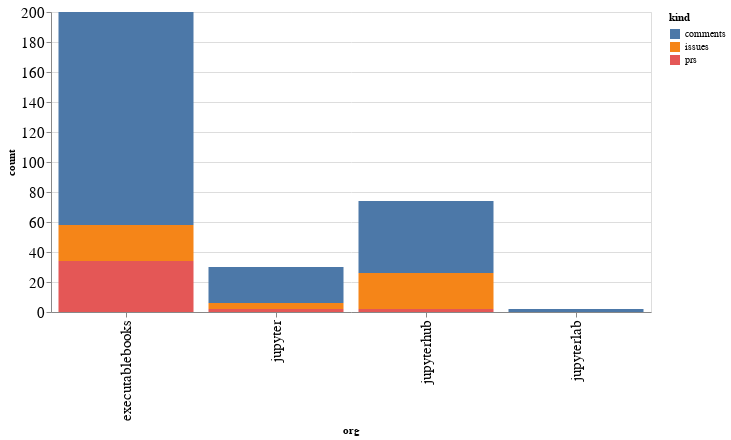

The notebook cell this image was saved under:
### Code cell
alt.Chart(org_summaries, width=600).mark_bar().encode(
    x='org',
    y='count',
    color='kind',
    tooltip="org"
)

### Figure 1 — Vega-Lite specification as saved in the notebook (floating-point values rounded to 4 significant figures)
{"config": {"axisLeft": {"labelFontSize": 15}, "axisBottom": {"labelFontSize": 15}}, "data": {"name": "data-447b00d39ae241d2cfea9fd661feea5a"}, "mark": "bar", "encoding": {"color": {"type": "nominal", "field": "kind"}, "tooltip": {"type": "nominal", "field": "org"}, "x": {"type": "nominal", "field": "org"}, "y": {"type": "quantitative", "field": "count"}}, "width": 600, "$schema": "https://vega.github.io/schema/vega-lite/v4.8.1.json", "datasets": {"data-447b00d39ae241d2cfea9fd661feea5a": [{"org": "executablebooks", "kind": "comments", "count": 142}, {"org": "executablebooks", "kind": "issues", "count": 24}, {"org": "executablebooks", "kind": "prs", "count": 34}, {"org": "jupyter", "kind": "comments", "count": 24}, {"org": "jupyter", "kind": "issues", "count": 4}, {"org": "jupyter", "kind": "prs", "count": 2}, {"org": "jupyterhub", "kind": "comments", "count": 48}, {"org": "jupyterhub", "kind": "issues", "count": 24}, {"org": "jupyterhub", "kind": "prs", "count": 2}, {"org": "jupyterlab", "kind": "comments", "count": 2}]}}
